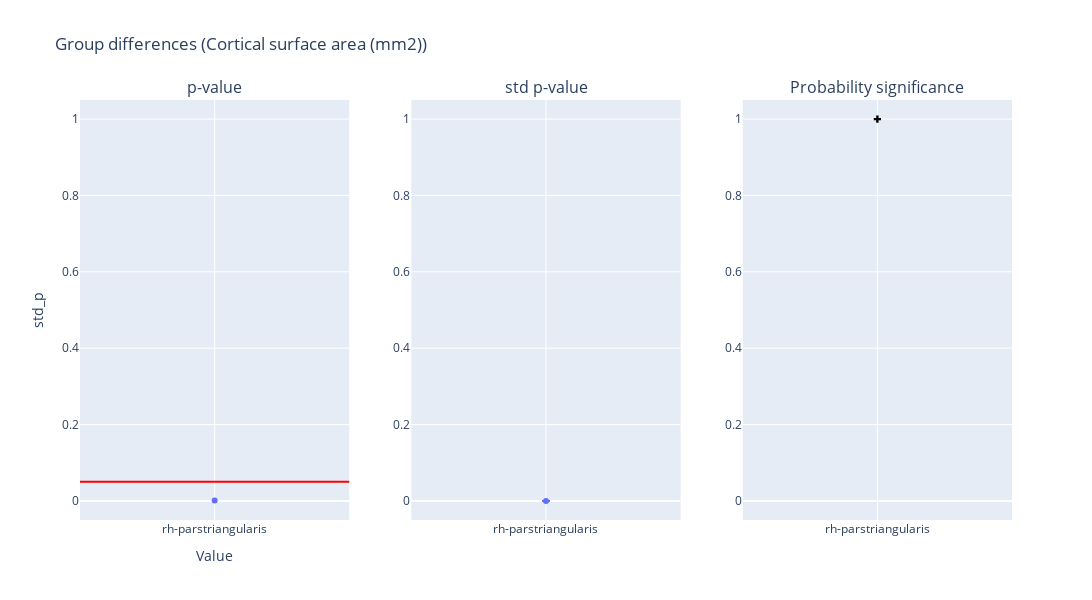

Notebook source saved alongside this figure:
### Code cell
plot_dumbbell(df_area, "Cortical surface area (mm2)")

### Figure 1 — Plotly figure (JSON) as saved in the notebook; plotly's stock layout.template omitted (floating-point values rounded to 4 significant figures)
{"data": [{"hovertemplate": "region=%{x}<br>p_value=%{y}<extra></extra>", "legendgroup": "", "marker": {"color": "#636efa", "symbol": "circle"}, "mode": "markers", "name": "", "orientation": "v", "showlegend": false, "type": "scatter", "x": ["rh-parstriangularis"], "xaxis": "x", "y": [0.001], "yaxis": "y"}, {"error_y": {"array": [4.596e-21], "arrayminus": [4.727e-21]}, "hovertemplate": "region=%{x}<br>std_p=%{y}<extra></extra>", "legendgroup": "", "marker": {"color": "#636efa", "symbol": "circle"}, "mode": "markers", "name": "", "orientation": "v", "showlegend": false, "type": "scatter", "x": ["rh-parstriangularis"], "xaxis": "x2", "y": [1.687e-19], "yaxis": "y2"}, {"marker": {"color": "black", "symbol": "cross"}, "mode": "markers", "name": "Flip probability", "showlegend": false, "type": "scatter", "x": ["rh-parstriangularis"], "xaxis": "x3", "y": [1.0], "yaxis": "y3"}], "layout": {"annotations": [{"font": {"size": 16}, "showarrow": false, "text": "p-value", "x": 0.1444, "xanchor": "center", "xref": "paper", "y": 1, "yanchor": "bottom", "yref": "paper"}, {"font": {"size": 16}, "showarrow": false, "text": "std p-value", "x": 0.5, "xanchor": "center", "xref": "paper", "y": 1, "yanchor": "bottom", "yref": "paper"}, {"font": {"size": 16}, "showarrow": false, "text": "Probability significance", "x": 0.8556, "xanchor": "center", "xref": "paper", "y": 1, "yanchor": "bottom", "yref": "paper"}], "height": 600, "hovermode": "closest", "shapes": [{"line": {"color": "red", "width": 2}, "type": "line", "x0": 0, "x1": 1, "xref": "x domain", "y0": 0.05, "y1": 0.05, "yref": "y"}], "title": {"text": "Group differences (Cortical surface area (mm2))"}, "width": 1400, "xaxis": {"anchor": "y", "domain": [0, 0.2889], "title": {"text": "Value"}}, "xaxis2": {"anchor": "y2", "domain": [0.3556, 0.6444]}, "xaxis3": {"anchor": "y3", "domain": [0.7111, 1]}, "yaxis": {"anchor": "x", "domain": [0, 1], "range": [-0.05, 1.05], "title": {"text": "std_p"}}, "yaxis2": {"anchor": "x2", "domain": [0, 1], "range": [-0.05, 1.05]}, "yaxis3": {"anchor": "x3", "domain": [0, 1], "range": [-0.05, 1.05]}}}
